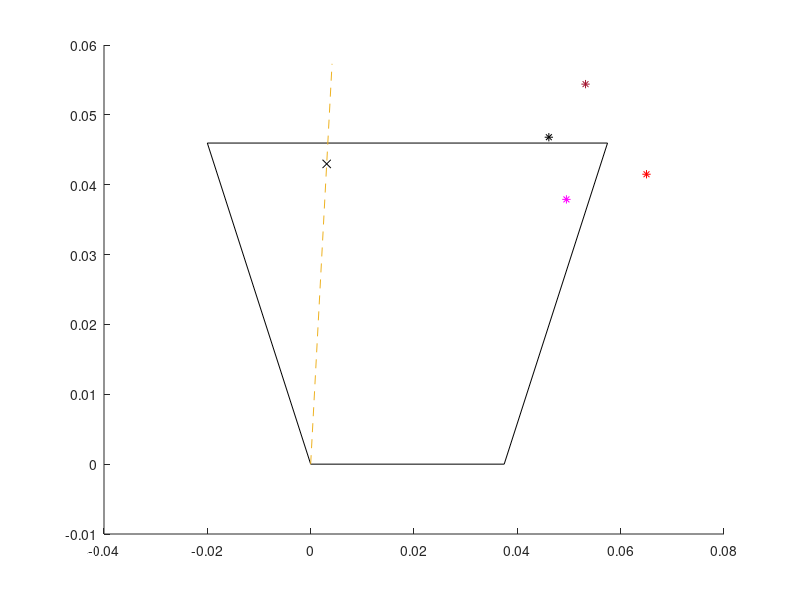

This chart was generated by the following MATLAB code: (Note: this script raises an error after producing the figure.)

purple=[107 76 154]./255;
%% SImulink outputs 
% v_simu=out.relay_voltage;
% i_simu=out.relay_current_a; 
% seq_simu=out.relay_voltage_a;
% true_imp_ll=(v_simu(1)-v_simu(2))/(seq_simu(1)-seq_simu(2))
% true_imp_lg=v_simu(1)/(i_simu(1)+K0*seq_simu(3))
% fault=i_simu-curr_grid
%% Base parameters 
Vb = 315e3;
Sb = 300e6;
Zb = Vb^2/Sb;
Ib = Sb/(sqrt(3)*Vb);
freq=60;
w = 2*pi*freq; 

%% Fault Params
m=0.75; 
Rf = 10;
Fault_Type = 1; % LG = 1, LL = 2; 



     % Line Parameters Model
    
    leng = 50; %km
%     R10 = [0.03441    0.29318];
%     L10 = [0.00148    0.00374];
%     C10 = [7.84869e-09 5.67336e-09]; 
    R10 = [ 0.02715    0.25155];
    L10 = [0.00100    0.00364];
    C10 = [ 1.16622e-08  6.99588e-09];

    ZL1 = (2.7362 + 1i*37.90822)*leng/100;
    ZL2 = ZL1;
    ZL0 = (25.711 + 1i*138.85)*leng/100;
    ZL = [ZL1; ZL2; ZL0];
    K0 = (ZL0/ZL1-1);

 

% Grid Impedance

Psc = 5000e6; % Short Circuit level
Zs_abs = Vb^2/Psc;
XR_ratio = 10;
Rs = Zs_abs/sqrt(1+XR_ratio^2);
Ls = (Rs*XR_ratio)/w;
Zs = Rs + 1i*Ls*w; 

% Transformer Winding Impedance
Lt_pu = 0.04;
Zt = 2*(1i*Lt_pu)*Zb; % 2 x because of two windings

% Mho Setting
reach = 0.8;

% Source Impedance 

Lg=0.05*Zb/(w); 
Zg=(1i*w*Lg);


%% Theory
limit_LG=0; 
limit_LL=0;

V2 = 1;
Rfault = Rf/Zb;
Transformer_imp=Zt/Zb; 
line_impedance1=ZL1/Zb; 
line_impedance0=ZL0/Zb; 
S2=Zs/Zb;
S1=Zg/Zb;




%phase

for phi=1:361 
% phi=131;
current_injection=1*exp(1i*(phi-1)*pi/180);
V1=current_injection*(Transformer_imp + S1+S2 + line_impedance1)+V2; 

%% Magnitude and angle for Simulink
% V1_test=1*exp(1i*(271-1)*pi/180)*(Transformer_imp + S1+S2 + line_impedance1)+V2; 
% V1_simu=abs(V1_test); 
% PhaseA=-30+(angle(V1_test)*180/pi);
% PhaseB=210+(angle(V1_test)*180/pi); 
% PhaseC=90+(angle(V1_test)*180/pi);

V_th=((V1-V2)/(Transformer_imp + S1+S2 + line_impedance1))*((1-m)*line_impedance1+S2)+V2;
 
Z_1_thev=1/(1/(Transformer_imp+S1+m*line_impedance1)+1/(S2+(1-m)*line_impedance1)); 
Z_2_thev=Z_1_thev; 
Z_0_thev=1/(1/(Transformer_imp+m*line_impedance0)+1/(S2+(1-m)*line_impedance0)); 

%% line to ground fault
if Fault_Type==1
I_fault=V_th/(Z_1_thev+Z_2_thev+Z_0_thev+3*Rfault); 


I_r1=I_fault*(((1-m)*line_impedance1+S2)/(S1+S2+Transformer_imp+line_impedance1))+((V1-V2)/(Transformer_imp + S2 +S1+ line_impedance1)); 
I_r2=I_fault*(((1-m)*line_impedance1+S2)/(S1+S2+Transformer_imp+line_impedance1)); 
I_r0=I_fault*(((1-m)*line_impedance0+S2)/(S2+Transformer_imp+line_impedance0));

V_r1=I_r1*(m*line_impedance1) + (V_th-I_fault*(Z_1_thev)); 
V_r2=I_r2*(m*line_impedance1) -I_fault*(Z_2_thev);
V_r0= -I_fault*(Z_0_thev)+I_r0*(m*line_impedance0);


I_AR=I_r1+I_r2+I_r0;
V_AR=V_r1+V_r2+V_r0;

Apparent_Impedance1(phi)=V_AR/(I_AR+K0*I_r0); 

%% if statement to allow plotting of multiple outputs
% if p==1 
%     temp1(phi)=Apparent_Impedance1(phi); 
% elseif p==2 
%     temp2(phi)=Apparent_Impedance1(phi); 
% elseif p==3 
%     temp3(phi)=Apparent_Impedance1(phi); 
% elseif p==4 
%     temp4(phi)=Apparent_Impedance1(phi);
% 
% end 

%% Code that allows detection of fault resistance where relay impedance falls outside mho
% error=(abs(Apparent_Impedance1)-abs(true_imp))*100/(abs(true_imp))
% if angle(reach*line_impedance1-Apparent_Impedance1(phi))-angle(Apparent_Impedance1(phi))>=(pi/2) && limit_LG==0
% limit_LG=Apparent_Impedance1(phi) 
% limit_Rf=Rfault*Zb
% end

end


%% line to line fault 
if Fault_Type==2
I_a1=V_th/(Z_1_thev+Z_2_thev+Rfault);
I_r1=I_a1*(((1-m)*line_impedance1+S2)/(S1+S2+Transformer_imp+line_impedance1))+((V1-V2)/(Transformer_imp + S1+S2 + line_impedance1)); 
I_r2=-I_a1*(((1-m)*line_impedance1+S2)/(S1+S2+Transformer_imp+line_impedance1)); 

I_fault=-i*sqrt(3)*I_a1;
I_AR=I_r1+I_r2; 

V_r1=I_r1*m*line_impedance1+I_a1*(Rfault+Z_2_thev); 

V_r2=I_r2*m*line_impedance1+(I_a1*(Rfault+Z_2_thev)-I_a1*Rfault);

V_AR=V_r1+V_r2;

Apparent_Impedance2(phi)=(V_r1-V_r2)/(I_r1-I_r2); 

% if p==1 
%     temp1l(phi)=Apparent_Impedance2(phi); 
% elseif p==2 
%     temp2l(phi)=Apparent_Impedance2(phi); 
% elseif p==3 
%     temp3l(phi)=Apparent_Impedance2(phi); 
% elseif p==4 
%     temp4l(phi)=Apparent_Impedance2(phi);
% 
% end 
end

% if angle(reach*line_impedance1-Apparent_Impedance2(phi))-angle(Apparent_Impedance2(phi))>=(pi/2) && limit_LL==0
% limit_LL=Apparent_Impedance2(phi) 
% R_limit=Rfault*Zb
% end
% end


end
hold on
true=plot(m*line_impedance1,'x','DisplayName','position of fault along line impedance','Color','black');
    
%% Plotting classical mho
theta=-2*pi:0.00001:2*pi;
x=(reach/2)*(abs(line_impedance1))*(exp(1i*(theta))+exp(1i*angle(line_impedance1))); 
% y=(reach/4)*(abs(line_impedance1))*(exp(1i*(theta))+exp(1i*angle(line_impedance1)));
%% Plotting the apparent impedances where 1 is the line to ground impedance and 2 is the line to line impedance


plot(x,'Color','black') 


%% Plotting quadrilateral mho
plot([0, i*reach*abs(line_impedance1)-0.02,i*reach*abs(line_impedance1)+abs(line_impedance1),abs(line_impedance1)-0.02,0],'black');
     

test=[0,line_impedance1];
plot(test,'--')
     
% imp1=plot(Apparent_Impedance1,'DisplayName','L-G fault relay impedance (Script)','Color','blue'); 

%% Relay impedance values obtained from SImulink for verification purposes
%% R=2 l-g
% berlin=plot(0.0129+0.0426i,'*','DisplayName','Simulink relay Impedances','Color','magenta'); 
% plot(0.0143+0.0435i,'*','Color','red');  
% plot(0.0129+0.0446i,'*','Color','#A2142F');  
% plot(0.0122+0.0436i,'*','Color','black'); 
%% R=10 l-g 
% berlin=plot(0.0506+0.0428i,'*','DisplayName','Simulink relay Impedances','Color','magenta'); 
% plot(0.0598+0.0446i,'*','Color','red');  
% plot(0.0542+0.0536i,'*','Color','#A2142F');  
% plot(0.0485+0.049i,'*','Color','black'); 
%% R=2 l-l
% berlin=plot(0.0127+0.0417i,'*','DisplayName','Simulink relay Impedances','Color','magenta'); 
% plot(0.0155+0.0432i,'*','Color','red');  
% plot(0.0127+0.045i,'*','Color','#A2142F');  
% plot(0.0117+0.0433i,'*','Color','black');  

%R=10 
berlin=plot(0.0495+0.0379i,'*','DisplayName','Simulink relay Impedances','Color','magenta'); 
plot(0.065+0.0415i,'*','Color','red');  
plot(0.0532+0.0544i,'*','Color','#A2142F');  
plot(0.0461+0.0468i,'*','Color','black'); 

%% Code to show relay impedance plots at all injected angles for different network parameters
imp2=plot(Apparent_Impedance2,'--','DisplayName','L-L fault relay impedance (Script)','Color','blue');
% impMV1=plot(temp1,'DisplayName','L-G fault relay impedance:25%','Color','blue'); 
% impMV2=plot(temp2,'DisplayName','L-G fault relay impedance:50%','Color','magenta'); 
% impMV3=plot(temp3,'DisplayName','L-G fault relay impedance:75%','Color','red'); 
% impMV4=plot(temp4,'DisplayName','L-G fault relay impedance:95%','Color','green'); 
% % 
% impMV1l=plot(temp1l,'--','DisplayName','L-L fault relay impedance:25%','Color','blue'); 
% impMV2l=plot(temp2l,'--','DisplayName','L-L fault relay impedance:50%','Color','magenta'); 
% impMV3l=plot(temp3l,'--','DisplayName','L-L fault relay impedance:75%','Color','red'); 
% impMV4l=plot(temp4l,'--','DisplayName','L-L fault relay impedance:95%','Color','green'); 
% plot(true_imp,'x'); 

%%Code to plot relay impedance values at a specific current angle
% imp0g=plot(Apparent_Impedance1(1),'+','DisplayName','phi=0 (Script)','Color','magenta'); 
% imp1g=plot(Apparent_Impedance1(91),'+','DisplayName','phi=90 (Script)','Color','red'); 
% imp2g=plot(Apparent_Impedance1(181),'+','DisplayName','phi=180 (Script)','Color','#A2142F'); 
% imp3g=plot(Apparent_Impedance1(271),'+','DisplayName','phi=270 (Script)','Color','black'); 
% % plot(imp,'x'); 
imp0l=plot(Apparent_Impedance2(1),'+','DisplayName','phi=0 (Script)','Color','magenta'); 
imp1l=plot(Apparent_Impedance2(91),'+','DisplayName','phi=90 (Script)','Color','red'); 
imp2l=plot(Apparent_Impedance2(181),'+','DisplayName','phi=180(Script)','Color','#A2142F'); 
imp3l=plot(Apparent_Impedance2(271),'+','DisplayName','phi=270 (Script)','Color','black'); 
% legend([impMV1 impMV2 impMV3 impMV4 true impMV1l impMV2l impMV3l impMV4l imp0g imp1g imp2g imp3g]) 

%%Code to calculate absolute magnitude differences between SImulink and script relay impedances

%%lg R=2
% error1=abs(0.0129+0.0426i-Apparent_Impedance1(1))
% error2=abs(0.0143+0.0435i-Apparent_Impedance1(91))
% error3=abs(0.0129+0.0446i-Apparent_Impedance1(181))
% error4=abs(0.0122+0.0436i-Apparent_Impedance1(271)) 
%%l R=10
% error1=abs(0.0506+0.0428i-Apparent_Impedance1(1))
% error2=abs(0.0598+0.0446i-Apparent_Impedance1(91))
% error3=abs(0.0542+0.0536i-Apparent_Impedance1(181))
% error4=abs(0.0485+0.049i-Apparent_Impedance1(271))

legend([imp2 berlin imp0l imp1l imp2l imp3l])
hold off

 


